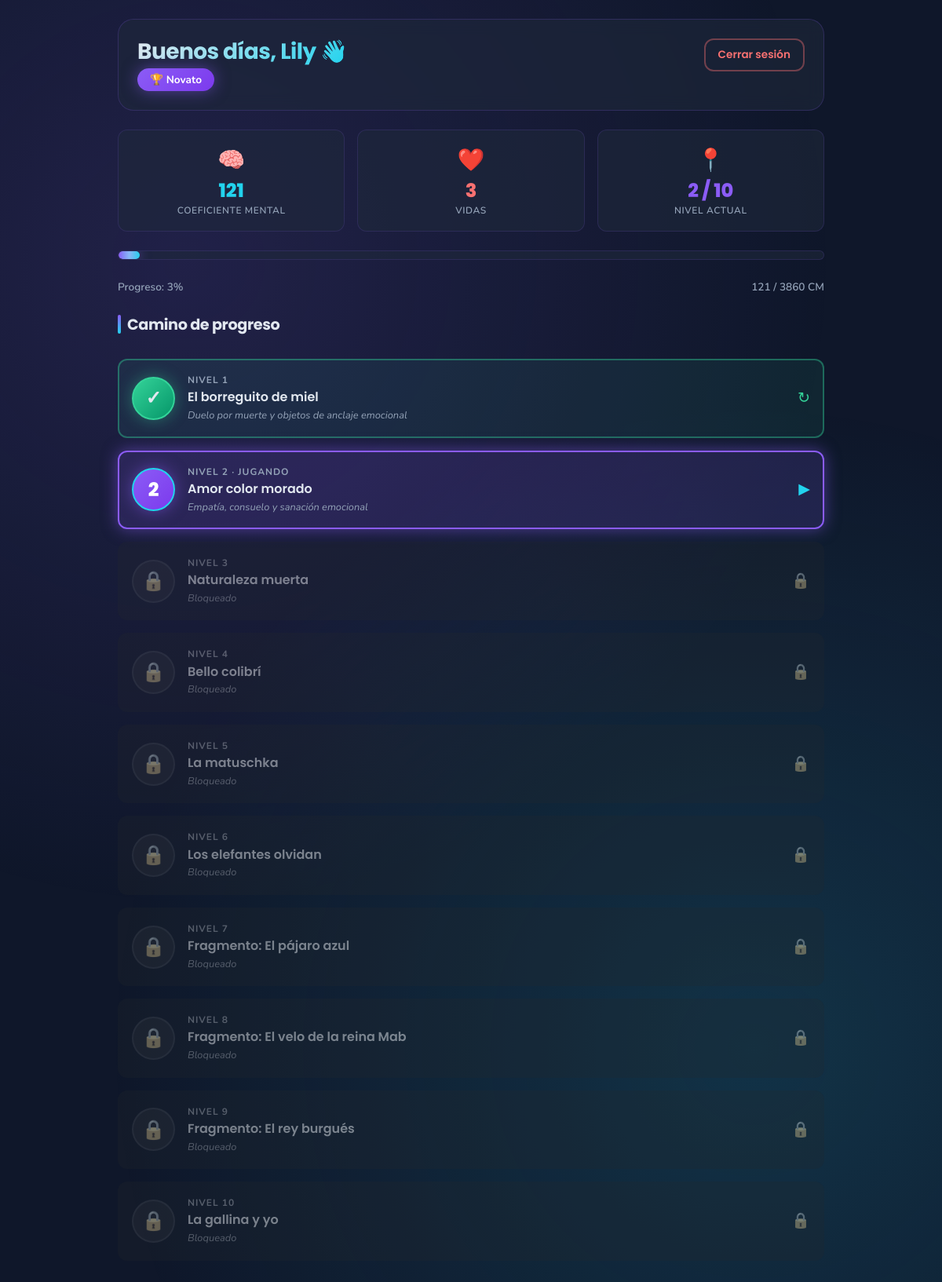
The page /menu (signed in) on the database its author committed.
### tables this page shows
CREATE TABLE usuarios (
            id INTEGER PRIMARY KEY AUTOINCREMENT,
            nombre_usuario TEXT UNIQUE NOT NULL,
            contrasena_hash TEXT NOT NULL,
            fecha_registro TIMESTAMP DEFAULT CURRENT_TIMESTAMP
        );

CREATE TABLE progreso (
            id INTEGER PRIMARY KEY AUTOINCREMENT,
            usuario_id INTEGER UNIQUE NOT NULL,
            nivel_actual INTEGER DEFAULT 1,
            cm_total INTEGER DEFAULT 0,
            titulo_actual TEXT DEFAULT 'Novato',
            vidas INTEGER DEFAULT 3,
            ultima_perdida_vida TIMESTAMP,
            fecha_actualizacion TIMESTAMP DEFAULT CURRENT_TIMESTAMP,
            FOREIGN KEY (usuario_id) REFERENCES usuarios (id)
        );

### app.py (the view)
@app.route("/menu")
@login_required
def menu():
    progreso = obtener_progreso(current_user.id)
    niveles_data = cargar_niveles()
    cm_maximo = sum(n["cm_base"] + n["cm_bonus_tiempo"] for n in niveles_data["niveles"])
    porcentaje_progreso = int((progreso["cm_total"] / cm_maximo) * 100) if cm_maximo > 0 else 0
    return render_template(
        "menu.html",
        nombre=current_user.nombre_usuario,
        saludo=obtener_saludo(),
        progreso=progreso,
        total_niveles=len(niveles_data["niveles"]),
        niveles=niveles_data["niveles"],
        cm_maximo=cm_maximo,
        porcentaje_progreso=porcentaje_progreso
    )

### app.py (called while the page is built)
def cargar_niveles():
    with open(NIVELES_PATH, "r", encoding="utf-8") as f:
        return json.load(f)

def get_db():
    conexion = sqlite3.connect(DB_PATH)
    conexion.row_factory = sqlite3.Row
    return conexion

@login_manager.user_loader
def load_user(user_id):
    conexion = get_db()
    cursor = conexion.cursor()
    cursor.execute("SELECT id, nombre_usuario FROM usuarios WHERE id = ?", (user_id,))
    fila = cursor.fetchone()
    conexion.close()
    if fila:
        return Usuario(fila["id"], fila["nombre_usuario"])
    return None

def obtener_saludo():
    hora = datetime.now().hour
    if 5 <= hora < 12:
        return "Buenos días"
    elif 12 <= hora < 19:
        return "Buenas tardes"
    else:
        return "Buenas noches"

### templates/menu.html (shortened to what this page needs)
<!DOCTYPE html>
<html lang="es">
<head>
    <link rel="stylesheet" href="{{ url_for('static', filename='css/base.css') }}">
    <link rel="stylesheet" href="{{ url_for('static', filename='css/menu.css') }}">
</head>
<body>
    <div class="pantalla-menu">
        <div class="contenedor-menu">
            <header class="header-menu">
                <div class="saludo-bloque">
                    <h1>{{ saludo }}, {{ nombre }} 👋</h1>
                    <span class="titulo-actual">🏆 {{ progreso.titulo_actual }}</span>
                </div>
                <a href="{{ url_for('logout') }}" class="boton-salir">Cerrar sesión</a>
            </header>
            <div class="estadisticas">
                <div class="tarjeta-stat stat-cm">
                    <div class="stat-icono">🧠</div>
                    <div class="stat-valor">{{ progreso.cm_total }}</div>
                    <div class="stat-etiqueta">Coeficiente Mental</div>
                </div>
                <div class="tarjeta-stat stat-vidas">
                    <div class="stat-icono">❤️</div>
                    <div class="stat-valor">{{ progreso.vidas }}</div>
                    <div class="stat-etiqueta">Vidas</div>
                </div>
                <div class="tarjeta-stat stat-nivel">
                    <div class="stat-icono">📍</div>
                    <div class="stat-valor">{{ progreso.nivel_actual }} / {{ total_niveles }}</div>
                    <div class="stat-etiqueta">Nivel actual</div>
                </div>
            </div>
            <div class="barra-progreso">
                <div class="barra-progreso-relleno" style="width: {{ porcentaje_progreso }}%;"></div>
            </div>
            <div class="barra-info">
                <span>Progreso: {{ porcentaje_progreso }}%</span>
                <span>{{ progreso.cm_total }} / {{ cm_maximo }} CM</span>
            </div>
            <h2 class="titulo-seccion">Camino de progreso</h2>
            <div class="camino">
                {% for n in niveles %}
                    {% if n.nivel < progreso.nivel_actual %}
                        <a href="{{ url_for('recompensa', num_nivel=n.nivel) }}" class="nivel-nodo completado">
                            <div class="nivel-circulo">✓</div>
                            <div class="nivel-info">
                                <div class="nivel-numero">Nivel {{ n.nivel }}</div>
                                <div class="nivel-titulo">{{ n.titulo }}</div>
                                <div class="nivel-subtitulo">{{ n.subtitulo_psicologico }}</div>
                            </div>
                            <div class="nivel-flecha">↻</div>
                        </a>
                    {% elif n.nivel == progreso.nivel_actual %}
                        <a href="{{ url_for('nivel', num_nivel=n.nivel) }}" class="nivel-nodo actual">
                            <div class="nivel-circulo">{{ n.nivel }}</div>
                            <div class="nivel-info">
                                <div class="nivel-numero">Nivel {{ n.nivel }} · Jugando</div>
                                <div class="nivel-titulo">{{ n.titulo }}</div>
                                <div class="nivel-subtitulo">{{ n.subtitulo_psicologico }}</div>
                            </div>
                            <div class="nivel-flecha">▶</div>
                        </a>
                    {% else %}
                        <div class="nivel-nodo bloqueado">
                            <div class="nivel-circulo">🔒</div>
                            <div class="nivel-info">
                                <div class="nivel-numero">Nivel {{ n.nivel }}</div>
                                <div class="nivel-titulo">{{ n.titulo }}</div>
                                <div class="nivel-subtitulo">Bloqueado</div>
                            </div>
                            <div class="nivel-flecha">🔒</div>
                        </div>
                    {% endif %}
                {% endfor %}
            </div>
        </div>
    </div>
</body>
</html>

### static/css/base.css (style rules this page uses)
:root { --color-fondo: #0f172a; --color-fondo-2: #1e293b; --color-fondo-3: #334155; --color-texto: #e2e8f0; --color-texto-suave: #94a3b8; --color-primario: #8b5cf6; --color-primario-oscuro: #7c3aed; --color-secundario: #22d3ee; --color-exito: #34d399; --color-error: #f87171; --color-advertencia: #fbbf24; --glow-primario: 0 0 20px rgba(139, 92, 246, 0.5); --glow-secundario: 0 0 20px rgba(34, 211, 238, 0.5); --sombra-suave: 0 4px 20px rgba(0, 0, 0, 0.3); --espaciado-xs: 0.25rem; --espaciado-sm: 0.5rem; --espaciado-md: 1rem; --espaciado-lg: 1.5rem; --espaciado-xl: 2rem; --espaciado-xxl: 3rem; --radio-sm: 8px; --radio-md: 12px; --radio-lg: 20px; --radio-full: 9999px; --transicion-rapida: 0.15s ease; --transicion-media: 0.3s ease; --transicion-lenta: 0.5s ease; }
* { margin: 0; padding: 0; box-sizing: border-box; }
html { font-size: 16px; scroll-behavior: smooth; }
body { font-family: 'Nunito', sans-serif; background: var(--color-fondo); color: var(--color-texto); min-height: 100vh; line-height: 1.6; overflow-x: hidden; position: relative; }
body::before { content: ''; position: fixed; top: 0; left: 0; width: 100%; height: 100%; background: radial-gradient(circle at 20% 20%, rgba(139, 92, 246, 0.15) 0%, transparent 50%), radial-gradient(circle at 80% 80%, rgba(34, 211, 238, 0.15) 0%, transparent 50%); pointer-events: none; z-index: -1; animation: fondoAnimado 15s ease-in-out infinite alternate; }
h1, h2, h3, h4, h5, h6 { font-family: 'Poppins', sans-serif; font-weight: 700; line-height: 1.2; color: var(--color-texto); letter-spacing: -0.02em; }
h1 { font-size: 2.5rem; }
h2 { font-size: 1.75rem; }
a { color: var(--color-secundario); text-decoration: none; transition: color var(--transicion-rapida); }

### rows shown on the page
usuarios: nombre_usuario "Lily"
progreso: titulo_actual "Novato", cm_total "121", nivel_actual "2"

### other values the page prints
{{ saludo }} "Buenos días"
{{ progreso.vidas }} "3"
{{ total_niveles }} "10"
{{ porcentaje_progreso }} "3"
{{ cm_maximo }} "3860"
{{ n.nivel }} "1"
{{ n.titulo }} "El borreguito de miel"
{{ n.subtitulo_psicologico }} "Duelo por muerte y objetos de anclaje emocional"
{{ n.nivel }} "2"
{{ n.titulo }} "Amor color morado"
{{ n.subtitulo_psicologico }} "Empatía, consuelo y sanación emocional"
{{ n.nivel }} "3" "4" "5" "6" "7" "8" "9" "10"
{{ n.titulo }} "Naturaleza muerta" "Bello colibrí" "La matuschka" "Los elefantes olvidan" "Fragmento: El pájaro azul" "Fragmento: El velo de la reina Mab" "Fragmento: El rey burgués" "La gallina y yo"
